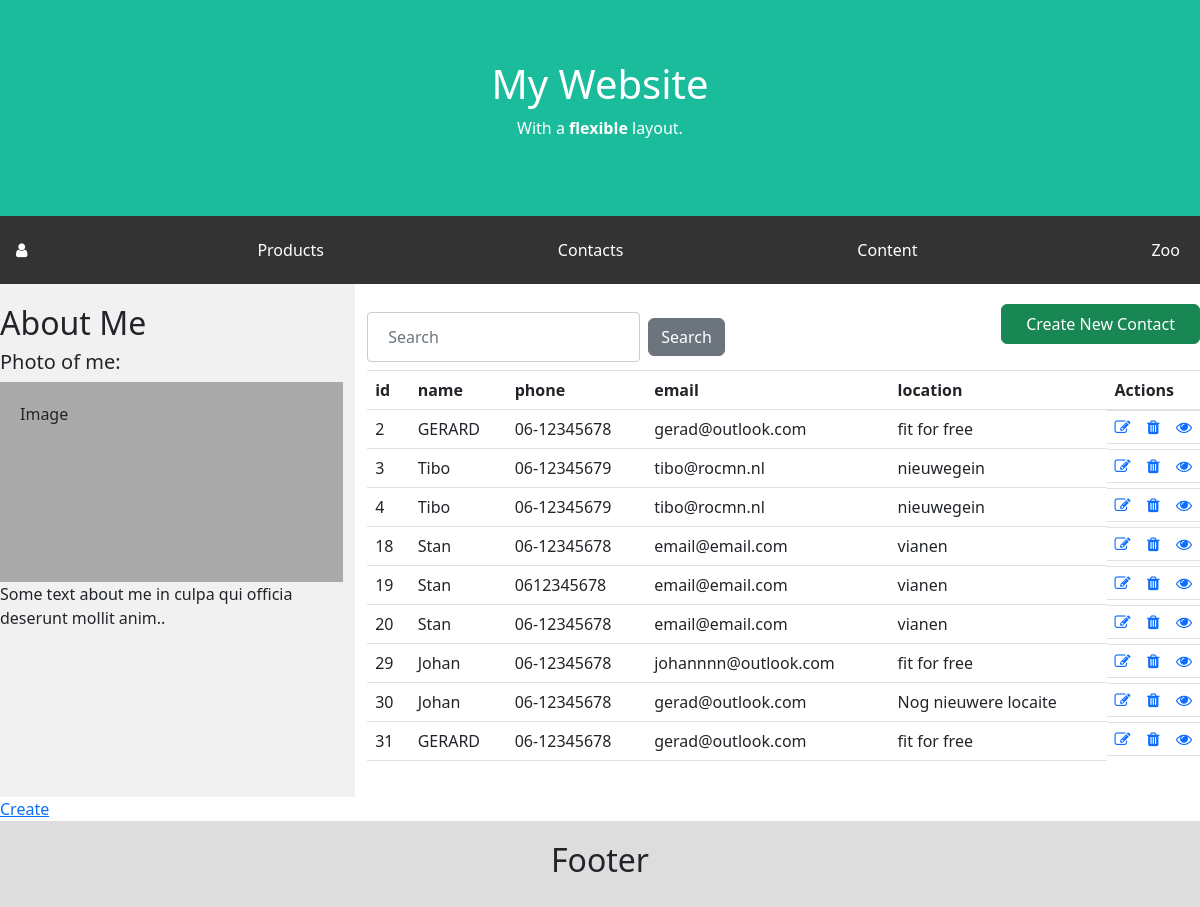
Page /?con=contacts (signed in) on the committed database.
### tables this page shows
CREATE TABLE `contacts` (
  `id` int(11) NOT NULL,
  `name` varchar(128) NOT NULL,
  `phone` varchar(64) DEFAULT NULL,
  `email` varchar(255) DEFAULT NULL,
  `location` varchar(255) DEFAULT NULL
);

### index.php (called while the page is built, shortened)
<?php
require_once 'controller/MainController.php';
$main = new MainController();
$main->handleRequest();

### model/ContactsLogic.php (called while the page is built, shortened)
<?php
require_once "model/DataHandler.php";
class ContactsLogic
{
    public function __construct()
    {
      $this->DataHandler = new Datahandler("localhost", "mysql", "mvc", "root", "");
    }
  public function readallContacts()
  {
    try {
      $sql = 'SELECT id,name,phone,email,location FROM contacts';
      $results = $this->DataHandler->readsData($sql);
      return $results;
    } catch (Exception $e) {
      throw $e;
    }
  }
}

### model/DataHandler.php (called while the page is built, shortened)
<?php
class DataHandler{
	public function __construct($host, $dbdriver, $dbname, $username, $password)
	{
		$this->host = $host;
		$this->dbdriver = $dbdriver;
		$this->dbname = $dbname;
		$this->username = $username;
		$this->password = $password;
		try {
			$this->dbh = new PDO("$this->dbdriver:host=$this->host;dbname=$this->dbname", $this->username, $this->password);
			$this->dbh->setAttribute(PDO::ATTR_ERRMODE, PDO::ERRMODE_EXCEPTION);
			return true;
		} catch (PDOException $e) {
			echo "Connection with ".$this->dbdriver." failed: ".$e->getMessage();
		}
	}
	public function readsData($sql){
		return $this->dbh->query($sql,PDO::FETCH_ASSOC);
	}
}
?>

### model/Display.php (the view, shortened to what this page needs)
<?php
class Display{
  public function CreateTable($result, $actionMode = false, $checkbox = false){
    $tableheader = false;
    $html = "";
    $html .= "<table class='table table-hover table-responsive-sm'>";
    while ($row = $result->fetch(PDO::FETCH_ASSOC)) {
      if ($tableheader == false) {
        $html .= "<tr>";
        foreach ($row as $key => $value) {
          $html .= "<th>{$key}</th>";
        }
        if ($actionMode) {
          $html .= "<th>Actions</th>";
        }
        $html .= "</tr>";
        $tableheader = true;
      }
      $html .= "<tr>";
        foreach($row as $value){
          $html .= "<td>{$value}</td>";
      }
      if ($actionMode) {
        $html .= "<td style='display: flex; justify-content: space-between;'>";
        $html .= "<a href='?con={$_GET['con']}&op=update&id={$row['id']}'><i class='fa fa-edit'></i></a>";
        $html .= "<a href='?con={$_GET['con']}&op=delete&id={$row['id']}'><i class='fa fa-trash'></i></a>";
        $html .= "<a href='?con={$_GET['con']}&op=read&id={$row['id']}'><i class='fa fa-eye'></i></a>";
        $html .= "</td>";
      }
      $html .= "</tr>";
    }
    $html .= "</table>";
    return $html;
  }
  public function CreateHeader($jsonheader)
  {
   $html = "";
    if(isset($_SESSION['loggedin']) === true) {
      foreach ($jsonheader as $key=>$value) {
        $html .= "<a href=" . $value->url . ">" . $value->name . "</a>";
      }
    }
    return $html;
  }
}
?>

### controller/MainController.php (shortened to what this page needs)
<?php
require_once 'controller/ContactsController.php';
class MainController {
    public function __construct() {
        $this->ContactsController = new ContactsController();
    }
    public function handleRequest() {
        try{
            $controller = isset($_GET['con']) ? $_GET['con'] : '';
            switch ($controller) {
                case 'contacts':
                    $this->ContactsController->handleRequest();
                    break;
            }
        } catch (Exception $e) {
            throw $e;
        }
    }
}

### controller/ContactsController.php (shortened to what this page needs)
<?php
require_once 'model/ContactsLogic.php';
require_once 'model/Display.php';
class ContactsController {
    public function __construct() {
        $this->ContactsLogic = new ContactsLogic();
        $this->Display = new Display();
    }
    public function handleRequest() {
        try{
            $op = isset($_GET['op']) ? $_GET['op'] : '';
            switch ($op) {
                default:
                    $this->collectReadallContacts();
                    break;
            }
        } catch (Exception $e) {
            throw $e;
        }
    }
        public function collectReadallContacts(){
            $res = $this->ContactsLogic->readallContacts();
            $html = $this->Display->createTable($res, true);
            include 'view/contacts.php';
        }
}

### view/components/header.php (shortened to what this page needs)
<!DOCTYPE html>
<html lang="en">
<head>
    <link rel="stylesheet" href="view/assets/style.css">
    <link rel="stylesheet" href="https://cdnjs.cloudflare.com/ajax/libs/font-awesome/4.7.0/css/font-awesome.min.css" />
    <link rel="stylesheet" href="https://cdn.jsdelivr.net/npm/bootstrap@4.0.0/dist/css/bootstrap.min.css">
    <link href="https://cdn.jsdelivr.net/npm/bootstrap@5.2.0-beta1/dist/css/bootstrap.min.css" rel="stylesheet">
</head>
<body>
<div class="header">
  <h1>My Website</h1>
  <p>With a <b>flexible</b> layout.</p>
</div>
<?php
    $getfiles = file_get_contents(__DIR__.'../../assets/loggedinheader.json');
    $loggedin = json_decode($getfiles);
    $getfiles = file_get_contents(__DIR__.'../../assets/loggedoutheader.json');
    $loggedout = json_decode($getfiles);
    $getfiles = file_get_contents(__DIR__.'../../assets/dropdownheader.json');
    $dropdown = json_decode($getfiles);
    if (isset($_SESSION['loggedin']) === false) { ?>
      <div class='navbar'>
      <?= $this->Display->CreateHeader($loggedout); ?>
      </div>
    <?php } elseif (isset($_SESSION['loggedin']) === true) { ?>
      <div class='navbar'>
        <div class="dropdown">
            <button onclick="myFunction()" class="dropbtn"><i class="fa fa-user" aria-hidden="true"></i></button>
          <?= $this->Display->CreateHeader($dropdown); ?>
        </div>
        <?= $this->Display->CreateHeader($loggedin); ?>
      </div>
    <?php } ?>
<div class="row">
  <div class="side">
    <h2>About Me</h2>
    <h5>Photo of me:</h5>
    <div class="fakeimg" style="height:200px;">Image</div>
    <p>Some text about me in culpa qui officia deserunt mollit anim..</p>
  </div>
  <div class="main">

### view/contacts.php
    <?php require 'view/components/header.php'; ?>
    <div class="d-flex justify-content-between">
    <form class="form-inline my-2 my-lg-0">
      <input class="form-control mr-sm-2" type="text" placeholder="Search" aria-label="Search">
      <button class="btn btn-secondary my-2 my-sm-0" type="submit">Search</button>
    </form>
        <button class="btn btn-success px-4 float-right" style="height: 40px;" href="index.php?con=contacts&op=create">Create New Contact</button>
        </div>
        <?= $html ?>
    </div>
    <?= $url = '<a href="index.php?op=create">Create</a>';?>
</div>
    <?php require 'view/components/footer.php'; ?>

### view/components/footer.php (shortened to what this page needs)
<div class="footer">
  <h2>Footer</h2>
</div>
</body>
</html>

### view/assets/style.css (style rules this page uses)
* { box-sizing: border-box; }
body { font-family: Arial; margin: 0; }
.header { padding: 60px; text-align: center; background: #1abc9c; color: white; }
.navbar { display: flex; background-color: #333; color: white; }
.navbar a { color: white; padding: 14px 20px; text-decoration: none; text-align: center; }
.dropbtn { background-color: #333; color: white; border: none; }
.side { flex: 30%; background-color: #f1f1f1; padding: 20px; }
.main { flex: 70%; background-color: white; padding: 20px; }
.fakeimg { background-color: #aaa; width: 100%; padding: 20px; }
.footer { padding: 20px; text-align: center; background: #ddd; }
input[type=text], input[type=email],input[type=number],input[type=file],textarea,select { width: 100%; padding: 12px 20px; margin: 8px 0; display: inline-block; border: 1px solid #ccc; border-radius: 4px; box-sizing: border-box; }
.dropbtn { background-color: #333; color: white; padding: 16px; font-size: 16px; border: none; cursor: pointer; }
.dropdown { position: relative; display: inline-block; }

### rows in the picture
contacts: id "2", name "GERARD", phone "06-12345678", email "gerad@outlook.com", location "fit for free"
contacts: id "3", name "Tibo", phone "06-12345679", email "tibo@rocmn.nl", location "nieuwegein"
contacts: id "4", name "Tibo", phone "06-12345679", email "tibo@rocmn.nl", location "nieuwegein"
contacts: id "18", name "Stan", phone "06-12345678", email "email@email.com", location "vianen"
contacts: id "19", name "Stan", phone "0612345678", email "email@email.com", location "vianen"
contacts: id "20", name "Stan", phone "06-12345678", email "email@email.com", location "vianen"
contacts: id "29", name "Johan", phone "06-12345678", email "johannnn@outlook.com", location "fit for free"
contacts: id "30", name "Johan", phone "06-12345678", email "gerad@outlook.com", location "Nog nieuwere locaite"
contacts: id "31", name "GERARD", phone "06-12345678", email "gerad@outlook.com", location "fit for free"

### other values in the picture
$value->name "Products"
$value->name "Contacts"
$value->name "Content"
$value->name "Zoo"
$key "id"
$key "name"
$key "phone"
$key "email"
$key "location"
